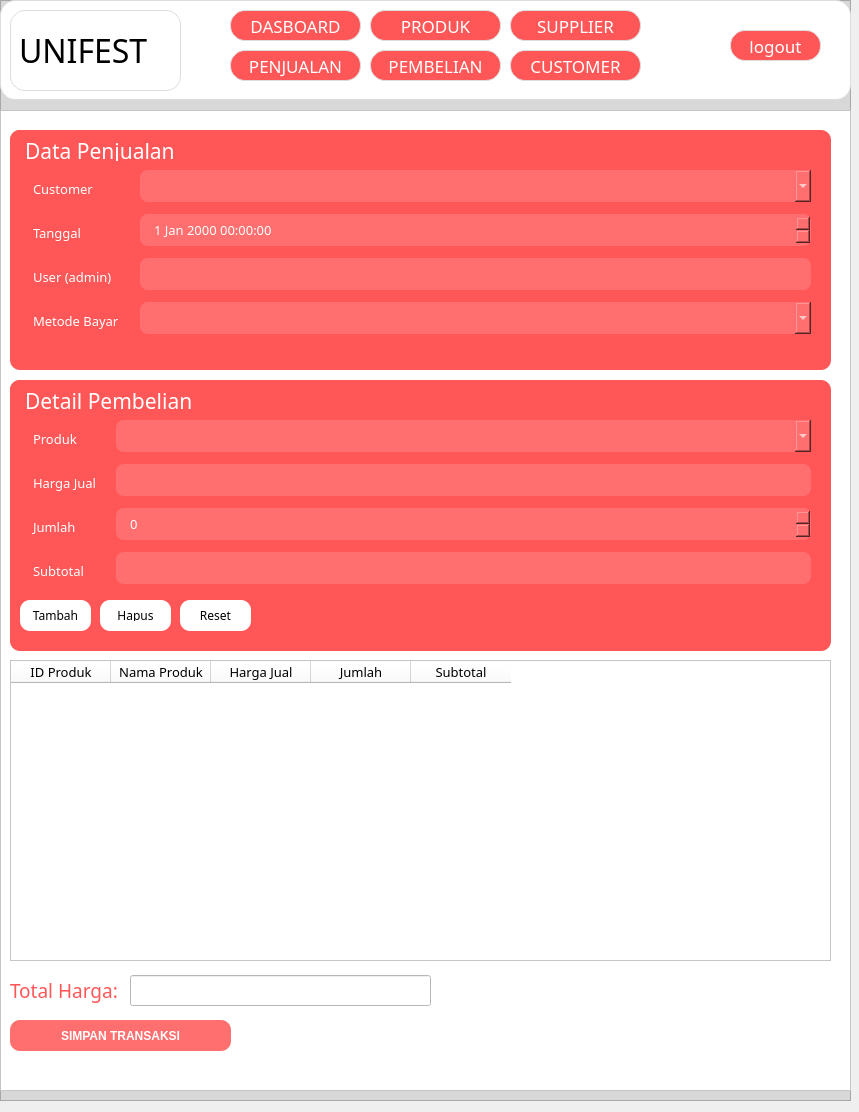
<?xml version="1.0" encoding="UTF-8"?>
<ui version="4.0">
 <class>Form</class>
 <widget class="QWidget" name="Form">
  <property name="geometry">
   <rect>
    <x>0</x>
    <y>0</y>
    <width>859</width>
    <height>1112</height>
   </rect>
  </property>
  <property name="windowTitle">
   <string>Form</string>
  </property>
  <widget class="QFrame" name="frame_2">
   <property name="geometry">
    <rect>
     <x>0</x>
     <y>0</y>
     <width>851</width>
     <height>1101</height>
    </rect>
   </property>
   <property name="styleSheet">
    <string notr="true">background-color: #d8d8d8;</string>
   </property>
   <property name="frameShape">
    <enum>QFrame::StyledPanel</enum>
   </property>
   <property name="frameShadow">
    <enum>QFrame::Raised</enum>
   </property>
   <widget class="QFrame" name="frame_header">
    <property name="enabled">
     <bool>true</bool>
    </property>
    <property name="geometry">
     <rect>
      <x>0</x>
      <y>0</y>
      <width>851</width>
      <height>100</height>
     </rect>
    </property>
    <property name="minimumSize">
     <size>
      <width>0</width>
      <height>100</height>
     </size>
    </property>
    <property name="maximumSize">
     <size>
      <width>16777215</width>
      <height>100</height>
     </size>
    </property>
    <property name="autoFillBackground">
     <bool>false</bool>
    </property>
    <property name="styleSheet">
     <string notr="true">background-color: #ffffff;
border-radius: 15px;
border: 1px solid #ddd;
</string>
    </property>
    <property name="frameShape">
     <enum>QFrame::StyledPanel</enum>
    </property>
    <property name="frameShadow">
     <enum>QFrame::Raised</enum>
    </property>
    <widget class="QLabel" name="lbl_logo_2">
     <property name="geometry">
      <rect>
       <x>10</x>
       <y>10</y>
       <width>171</width>
       <height>81</height>
      </rect>
     </property>
     <property name="font">
      <font>
       <family>Jersey Sharp</family>
       <pointsize>24</pointsize>
      </font>
     </property>
     <property name="text">
      <string>UNIFEST</string>
     </property>
    </widget>
    <widget class="QPushButton" name="btn_dashboard_2">
     <property name="geometry">
      <rect>
       <x>230</x>
       <y>10</y>
       <width>131</width>
       <height>31</height>
      </rect>
     </property>
     <property name="font">
      <font>
       <family>Milky Nice</family>
       <pointsize>13</pointsize>
      </font>
     </property>
     <property name="styleSheet">
      <string notr="true">background-color: #ff5757;
color: white;</string>
     </property>
     <property name="text">
      <string>DASBOARD</string>
     </property>
    </widget>
    <widget class="QPushButton" name="btn_produk_2">
     <property name="geometry">
      <rect>
       <x>370</x>
       <y>10</y>
       <width>131</width>
       <height>31</height>
      </rect>
     </property>
     <property name="font">
      <font>
       <family>Milky Nice</family>
       <pointsize>13</pointsize>
      </font>
     </property>
     <property name="styleSheet">
      <string notr="true">background-color: #ff5757;
color: white;</string>
     </property>
     <property name="text">
      <string>PRODUK</string>
     </property>
    </widget>
    <widget class="QPushButton" name="btn_supplier_2">
     <property name="geometry">
      <rect>
       <x>510</x>
       <y>10</y>
       <width>131</width>
       <height>31</height>
      </rect>
     </property>
     <property name="font">
      <font>
       <family>Milky Nice</family>
       <pointsize>13</pointsize>
      </font>
     </property>
     <property name="styleSheet">
      <string notr="true">background-color: #ff5757;
color: white;</string>
     </property>
     <property name="text">
      <string>SUPPLIER</string>
     </property>
    </widget>
    <widget class="QPushButton" name="btn_customer_2">
     <property name="geometry">
      <rect>
       <x>510</x>
       <y>50</y>
       <width>131</width>
       <height>31</height>
      </rect>
     </property>
     <property name="font">
      <font>
       <family>Milky Nice</family>
       <pointsize>13</pointsize>
      </font>
     </property>
     <property name="styleSheet">
      <string notr="true">background-color: #ff5757;
color: white;</string>
     </property>
     <property name="text">
      <string>CUSTOMER</string>
     </property>
    </widget>
    <widget class="QPushButton" name="btn_penjualan_2">
     <property name="geometry">
      <rect>
       <x>230</x>
       <y>50</y>
       <width>131</width>
       <height>31</height>
      </rect>
     </property>
     <property name="font">
      <font>
       <family>Milky Nice</family>
       <pointsize>13</pointsize>
      </font>
     </property>
     <property name="styleSheet">
      <string notr="true">background-color: #ff5757;
color: white;</string>
     </property>
     <property name="text">
      <string>PENJUALAN</string>
     </property>
    </widget>
    <widget class="QPushButton" name="btn_menu_2">
     <property name="geometry">
      <rect>
       <x>730</x>
       <y>30</y>
       <width>91</width>
       <height>31</height>
      </rect>
     </property>
     <property name="font">
      <font>
       <family>Milky Nice</family>
       <pointsize>13</pointsize>
      </font>
     </property>
     <property name="styleSheet">
      <string notr="true">background-color: #ff5757;
color: white;</string>
     </property>
     <property name="text">
      <string>logout</string>
     </property>
    </widget>
    <widget class="QPushButton" name="btn_pembelian_2">
     <property name="geometry">
      <rect>
       <x>370</x>
       <y>50</y>
       <width>131</width>
       <height>31</height>
      </rect>
     </property>
     <property name="font">
      <font>
       <family>Milky Nice</family>
       <pointsize>13</pointsize>
      </font>
     </property>
     <property name="styleSheet">
      <string notr="true">background-color: #ff5757;
color: white;
</string>
     </property>
     <property name="text">
      <string>PEMBELIAN</string>
     </property>
    </widget>
   </widget>
   <widget class="QFrame" name="frame_3">
    <property name="enabled">
     <bool>true</bool>
    </property>
    <property name="geometry">
     <rect>
      <x>0</x>
      <y>110</y>
      <width>851</width>
      <height>981</height>
     </rect>
    </property>
    <property name="maximumSize">
     <size>
      <width>16777215</width>
      <height>10000</height>
     </size>
    </property>
    <property name="styleSheet">
     <string notr="true">background-color: #ffffff;</string>
    </property>
    <property name="frameShape">
     <enum>QFrame::StyledPanel</enum>
    </property>
    <property name="frameShadow">
     <enum>QFrame::Raised</enum>
    </property>
    <widget class="QFrame" name="frame_6">
     <property name="geometry">
      <rect>
       <x>10</x>
       <y>20</y>
       <width>821</width>
       <height>240</height>
      </rect>
     </property>
     <property name="minimumSize">
      <size>
       <width>0</width>
       <height>240</height>
      </size>
     </property>
     <property name="maximumSize">
      <size>
       <width>16777215</width>
       <height>300</height>
      </size>
     </property>
     <property name="styleSheet">
      <string notr="true">background-color: #ff5757;
color: white;
padding: 10px;
border-radius: 10px;</string>
     </property>
     <property name="frameShape">
      <enum>QFrame::StyledPanel</enum>
     </property>
     <property name="frameShadow">
      <enum>QFrame::Raised</enum>
     </property>
     <widget class="QLabel" name="label_11">
      <property name="geometry">
       <rect>
        <x>0</x>
        <y>0</y>
        <width>261</width>
        <height>41</height>
       </rect>
      </property>
      <property name="font">
       <font>
        <family>Milky Nice</family>
        <pointsize>16</pointsize>
       </font>
      </property>
      <property name="styleSheet">
       <string notr="true">Font size: 20–24 pt;</string>
      </property>
      <property name="text">
       <string>Data Penjualan</string>
      </property>
     </widget>
     <widget class="QWidget" name="formLayoutWidget_2">
      <property name="geometry">
       <rect>
        <x>10</x>
        <y>40</y>
        <width>791</width>
        <height>200</height>
       </rect>
      </property>
      <layout class="QFormLayout" name="formLayout_2">
       <item row="0" column="0">
        <widget class="QLabel" name="iDSupplierLabel">
         <property name="font">
          <font>
           <family>Milky Nice</family>
           <pointsize>10</pointsize>
          </font>
         </property>
         <property name="text">
          <string>Customer</string>
         </property>
        </widget>
       </item>
       <item row="0" column="1">
        <widget class="QComboBox" name="combo_customer">
         <property name="font">
          <font>
           <family>Milky Nice</family>
           <pointsize>10</pointsize>
          </font>
         </property>
         <property name="styleSheet">
          <string notr="true">background-color: #ff6f6f;
color: white;
padding: 6px 12px;
border-radius: 8px;

</string>
         </property>
        </widget>
       </item>
       <item row="1" column="0">
        <widget class="QLabel" name="tanggalLabel">
         <property name="font">
          <font>
           <family>Milky Nice</family>
           <pointsize>10</pointsize>
          </font>
         </property>
         <property name="text">
          <string>Tanggal</string>
         </property>
        </widget>
       </item>
       <item row="1" column="1">
        <widget class="QDateTimeEdit" name="input_tanggal">
         <property name="font">
          <font>
           <family>Milky Nice</family>
           <pointsize>10</pointsize>
          </font>
         </property>
         <property name="styleSheet">
          <string notr="true">background-color: #ff6f6f;
color: white;
padding: 6px 12px;
border-radius: 8px;

</string>
         </property>
        </widget>
       </item>
       <item row="2" column="0">
        <widget class="QLabel" name="iDUserAdminLabel">
         <property name="font">
          <font>
           <family>Milky Nice</family>
           <pointsize>10</pointsize>
          </font>
         </property>
         <property name="text">
          <string>User (admin)</string>
         </property>
        </widget>
       </item>
       <item row="2" column="1">
        <widget class="QLineEdit" name="input_user">
         <property name="font">
          <font>
           <family>Milky Nice</family>
           <pointsize>10</pointsize>
          </font>
         </property>
         <property name="styleSheet">
          <string notr="true">background-color: #ff6f6f;
color: white;
padding: 6px 12px;
border-radius: 8px;

</string>
         </property>
        </widget>
       </item>
       <item row="4" column="0">
        <widget class="QLabel" name="metodeBayarLabel">
         <property name="font">
          <font>
           <family>Milky Nice</family>
           <pointsize>10</pointsize>
          </font>
         </property>
         <property name="text">
          <string>Metode Bayar</string>
         </property>
        </widget>
       </item>
       <item row="4" column="1">
        <widget class="QComboBox" name="combo_metode_bayar">
         <property name="font">
          <font>
           <family>Milky Nice</family>
           <pointsize>10</pointsize>
          </font>
         </property>
         <property name="styleSheet">
          <string notr="true">background-color: #ff6f6f;
color: white;
padding: 6px 12px;
border-radius: 8px;

</string>
         </property>
        </widget>
       </item>
      </layout>
     </widget>
    </widget>
    <widget class="QTableWidget" name="table_detail_penjualan">
     <property name="geometry">
      <rect>
       <x>10</x>
       <y>550</y>
       <width>821</width>
       <height>301</height>
      </rect>
     </property>
     <property name="minimumSize">
      <size>
       <width>0</width>
       <height>280</height>
      </size>
     </property>
     <property name="maximumSize">
      <size>
       <width>16777215</width>
       <height>330</height>
      </size>
     </property>
     <column>
      <property name="text">
       <string>ID Produk</string>
      </property>
      <property name="font">
       <font>
        <family>Milky Nice</family>
        <pointsize>10</pointsize>
       </font>
      </property>
     </column>
     <column>
      <property name="text">
       <string>Nama Produk</string>
      </property>
      <property name="font">
       <font>
        <family>Milky Nice</family>
        <pointsize>10</pointsize>
       </font>
      </property>
     </column>
     <column>
      <property name="text">
       <string>Harga Jual</string>
      </property>
      <property name="font">
       <font>
        <family>Milky Nice</family>
        <pointsize>10</pointsize>
       </font>
      </property>
     </column>
     <column>
      <property name="text">
       <string>Jumlah</string>
      </property>
      <property name="font">
       <font>
        <family>Milky Nice</family>
        <pointsize>10</pointsize>
       </font>
      </property>
     </column>
     <column>
      <property name="text">
       <string>Subtotal</string>
      </property>
      <property name="font">
       <font>
        <family>Milky Nice</family>
        <pointsize>10</pointsize>
       </font>
      </property>
     </column>
    </widget>
    <widget class="QFrame" name="frame_7">
     <property name="geometry">
      <rect>
       <x>10</x>
       <y>270</y>
       <width>821</width>
       <height>271</height>
      </rect>
     </property>
     <property name="minimumSize">
      <size>
       <width>0</width>
       <height>240</height>
      </size>
     </property>
     <property name="maximumSize">
      <size>
       <width>16777215</width>
       <height>300</height>
      </size>
     </property>
     <property name="styleSheet">
      <string notr="true">background-color: #ff5757;
color: white;
padding: 10px;
border-radius: 10px;</string>
     </property>
     <property name="frameShape">
      <enum>QFrame::StyledPanel</enum>
     </property>
     <property name="frameShadow">
      <enum>QFrame::Raised</enum>
     </property>
     <widget class="QLabel" name="label_12">
      <property name="geometry">
       <rect>
        <x>0</x>
        <y>0</y>
        <width>261</width>
        <height>41</height>
       </rect>
      </property>
      <property name="font">
       <font>
        <family>Milky Nice</family>
        <pointsize>16</pointsize>
       </font>
      </property>
      <property name="styleSheet">
       <string notr="true">Font size: 20–24 pt;</string>
      </property>
      <property name="text">
       <string>Detail Pembelian</string>
      </property>
     </widget>
     <widget class="QWidget" name="formLayoutWidget_3">
      <property name="geometry">
       <rect>
        <x>10</x>
        <y>40</y>
        <width>791</width>
        <height>171</height>
       </rect>
      </property>
      <layout class="QFormLayout" name="formLayout_3">
       <item row="0" column="0">
        <widget class="QLabel" name="produkLabel">
         <property name="font">
          <font>
           <family>Milky Nice</family>
           <pointsize>10</pointsize>
          </font>
         </property>
         <property name="text">
          <string>Produk</string>
         </property>
        </widget>
       </item>
       <item row="0" column="1">
        <widget class="QComboBox" name="combo_produk">
         <property name="font">
          <font>
           <family>Milky Nice</family>
           <pointsize>10</pointsize>
          </font>
         </property>
         <property name="styleSheet">
          <string notr="true">background-color: #ff6f6f;
color: white;
padding: 6px 12px;
border-radius: 8px;</string>
         </property>
        </widget>
       </item>
       <item row="1" column="0">
        <widget class="QLabel" name="hargaBeliLabel">
         <property name="font">
          <font>
           <family>Milky Nice</family>
           <pointsize>10</pointsize>
          </font>
         </property>
         <property name="text">
          <string>Harga Jual</string>
         </property>
        </widget>
       </item>
       <item row="1" column="1">
        <widget class="QLineEdit" name="input_harga_jual">
         <property name="font">
          <font>
           <family>Milky Nice</family>
           <pointsize>10</pointsize>
          </font>
         </property>
         <property name="styleSheet">
          <string notr="true">background-color: #ff6f6f;
color: white;
padding: 6px 12px;
border-radius: 8px;</string>
         </property>
        </widget>
       </item>
       <item row="2" column="0">
        <widget class="QLabel" name="jumlahLabel">
         <property name="font">
          <font>
           <family>Milky Nice</family>
           <pointsize>10</pointsize>
          </font>
         </property>
         <property name="text">
          <string>Jumlah</string>
         </property>
        </widget>
       </item>
       <item row="2" column="1">
        <widget class="QSpinBox" name="input_jumlah">
         <property name="font">
          <font>
           <family>Milky Nice</family>
           <pointsize>10</pointsize>
          </font>
         </property>
         <property name="styleSheet">
          <string notr="true">background-color: #ff6f6f;
color: white;
padding: 6px 12px;
border-radius: 8px;</string>
         </property>
        </widget>
       </item>
       <item row="3" column="0">
        <widget class="QLabel" name="subtotalLabel">
         <property name="font">
          <font>
           <family>Milky Nice</family>
           <pointsize>10</pointsize>
          </font>
         </property>
         <property name="text">
          <string>Subtotal</string>
         </property>
        </widget>
       </item>
       <item row="3" column="1">
        <widget class="QLineEdit" name="input_subtotal">
         <property name="font">
          <font>
           <family>Milky Nice</family>
           <pointsize>10</pointsize>
          </font>
         </property>
         <property name="styleSheet">
          <string notr="true">background-color: #ff6f6f;
color: white;
padding: 6px 12px;
border-radius: 8px;</string>
         </property>
        </widget>
       </item>
      </layout>
     </widget>
     <widget class="QPushButton" name="btn_tambah_item">
      <property name="geometry">
       <rect>
        <x>10</x>
        <y>220</y>
        <width>71</width>
        <height>31</height>
       </rect>
      </property>
      <property name="font">
       <font>
        <family>Milky Nice</family>
        <pointsize>9</pointsize>
       </font>
      </property>
      <property name="styleSheet">
       <string notr="true">background-color: white;
color: black;</string>
      </property>
      <property name="text">
       <string>Tambah</string>
      </property>
     </widget>
     <widget class="QPushButton" name="btn_hapus_item">
      <property name="geometry">
       <rect>
        <x>90</x>
        <y>220</y>
        <width>71</width>
        <height>31</height>
       </rect>
      </property>
      <property name="font">
       <font>
        <family>Milky Nice</family>
        <pointsize>9</pointsize>
       </font>
      </property>
      <property name="styleSheet">
       <string notr="true">background-color: white;
color: black;</string>
      </property>
      <property name="text">
       <string>Hapus</string>
      </property>
     </widget>
     <widget class="QPushButton" name="btn_reset_item">
      <property name="geometry">
       <rect>
        <x>170</x>
        <y>220</y>
        <width>71</width>
        <height>31</height>
       </rect>
      </property>
      <property name="font">
       <font>
        <family>Milky Nice</family>
        <pointsize>9</pointsize>
       </font>
      </property>
      <property name="styleSheet">
       <string notr="true">background-color: white;
color: black;</string>
      </property>
      <property name="text">
       <string>Reset</string>
      </property>
     </widget>
    </widget>
    <widget class="QPushButton" name="btn_menu_3">
     <property name="geometry">
      <rect>
       <x>10</x>
       <y>910</y>
       <width>221</width>
       <height>31</height>
      </rect>
     </property>
     <property name="font">
      <font>
       <weight>75</weight>
       <bold>true</bold>
      </font>
     </property>
     <property name="styleSheet">
      <string notr="true">padding: 8px 20px;
background: #ff6f6f;
color: white;
border-radius: 10px;
font-weight: bold;
</string>
     </property>
     <property name="text">
      <string>SIMPAN TRANSAKSI</string>
     </property>
    </widget>
    <widget class="QLabel" name="label_13">
     <property name="geometry">
      <rect>
       <x>10</x>
       <y>860</y>
       <width>131</width>
       <height>41</height>
      </rect>
     </property>
     <property name="font">
      <font>
       <family>Milky Nice</family>
       <pointsize>14</pointsize>
      </font>
     </property>
     <property name="styleSheet">
      <string notr="true">Color: rgb(255, 87, 87);
Font size: 20–24 pt;
</string>
     </property>
     <property name="text">
      <string>Total Harga:</string>
     </property>
    </widget>
    <widget class="QLineEdit" name="lineEdit">
     <property name="geometry">
      <rect>
       <x>130</x>
       <y>865</y>
       <width>301</width>
       <height>31</height>
      </rect>
     </property>
     <property name="font">
      <font>
       <family>Milky Nice</family>
       <pointsize>14</pointsize>
      </font>
     </property>
    </widget>
   </widget>
  </widget>
 </widget>
 <resources/>
 <connections/>
</ui>
